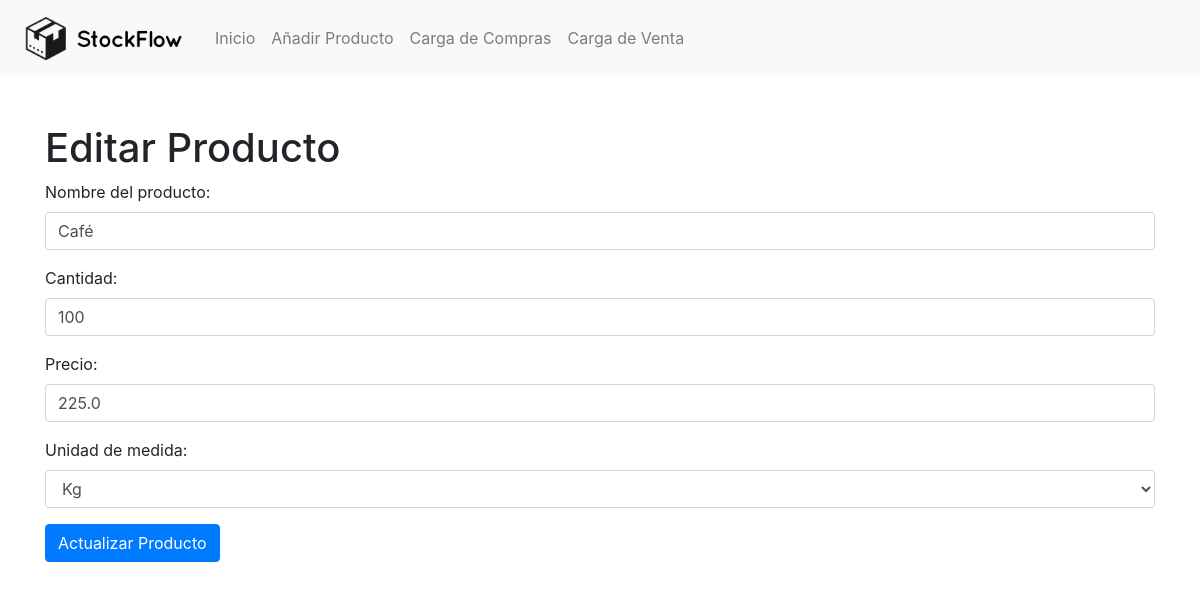
Page /edit_product/1 on the earlier database version.
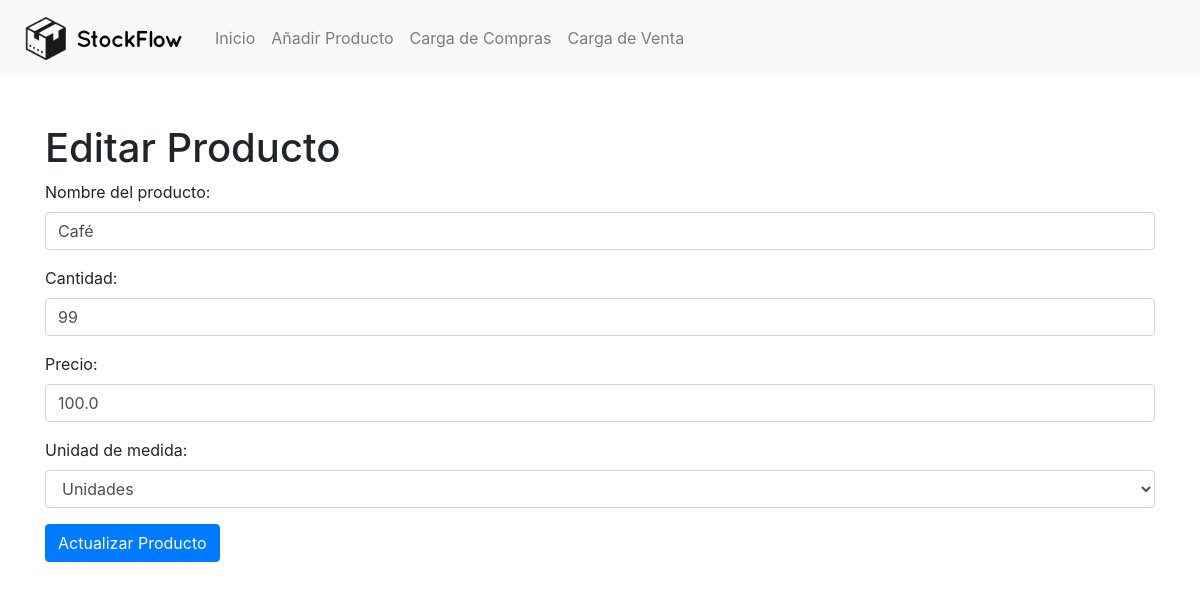
Same page on the later database version.
### tables this page shows
CREATE TABLE productos (
        id INTEGER PRIMARY KEY AUTOINCREMENT,
        nombre TEXT,
        cantidad INTEGER,
        precio REAL,
        unidad_medida TEXT DEFAULT 'unidades'
    );

### app.py (the view, shortened to what this page needs)
@app.route('/edit_product/<int:id>', methods=['GET', 'POST'])
def edit_product(id):
    producto = get_producto(id)
    return render_template('edit_product.html', producto=producto)

### app.py (called while the page is built)
def get_db():
    if 'db' not in g:
        g.db = sqlite3.connect('inventario.db')
        g.db.row_factory = sqlite3.Row
    return g.db

def get_producto(id):
    db = get_db()
    c = db.cursor()
    c.execute("SELECT * FROM productos WHERE id = ?", (id,))
    row = c.fetchone()
    if row:
        return dict(row)
    return None

### templates/edit_product.html (shortened to what this page needs)
{% extends "base.html" %}
{% block content %}
    <h1 class="mt-5">Editar Producto</h1>
    <form method="post" action="{{ url_for('edit_product', id=producto['id']) }}">
        <div class="form-group">
            <label for="nombre">Nombre del producto:</label>
            <input type="text" class="form-control" id="nombre" name="nombre" value="{{ producto['nombre'] }}" required>
        </div>
        <div class="form-group">
            <label for="cantidad">Cantidad:</label>
            <input type="number" class="form-control" id="cantidad" name="cantidad" value="{{ producto['cantidad'] }}" required>
        </div>
        <div class="form-group">
            <label for="precio">Precio:</label>
            <input type="number" step="0.01" class="form-control" id="precio" name="precio" value="{{ producto['precio'] }}" required>
        </div>
        <div class="form-group">
            <label for="unidad_medida">Unidad de medida:</label>
            <select class="form-control" id="unidad_medida" name="unidad_medida" required>
                <option value="unidades" {% if producto['unidad_medida'] == 'unidades' %}selected{% endif %}>Unidades</option>
                <option value="kg" {% if producto['unidad_medida'] == 'kg' %}selected{% endif %}>Kg</option>
            </select>
        </div>
        <button type="submit" class="btn btn-primary">Actualizar Producto</button>
    </form>
{% endblock %}

Differences in the rows shown:
changed productos "Café": cantidad "100" → "99"; precio "225.0" → "100.0"; unidad_medida "Kg" → "Unidades"
